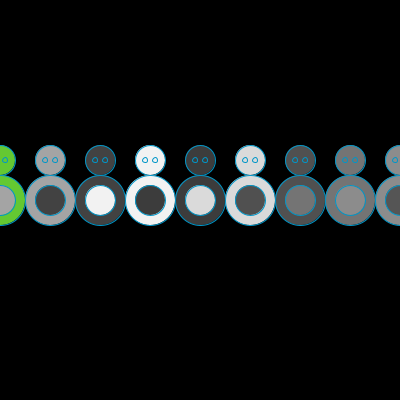
Frame 1 (no input)
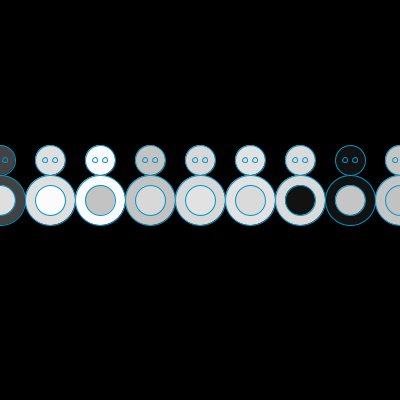
Frame 60 (the mouse pressed at the canvas centre just before this capture)
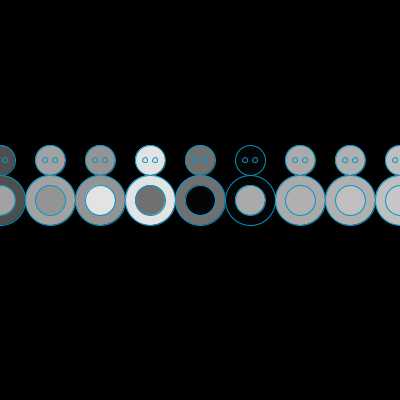
Frame 120 (the mouse held since frame 60 and released just before this capture)

The Processing sketch that drew these frames (run headless with seeded random() and noise(); from frame 60 on, the mouse is pressed at the canvas centre):

// Processing sketch: processing_139006
// ── processing_139006.pde

float[] a;

void setup() {
  size(400, 400);
  stroke(0, 150, 200);
  fill(100, 200, 50);

  a = new float[9];
  int i = 0;
  while ( i <= 8 ) {
    a[i] = 200;
    i = i + 1;
  }
}

void draw() {
  background(0);
  int i = 0;
  while ( i <= 8 ) {

    ellipse(i*50, a[i]-40, 30, 30); 
    ellipse(i*50-5, a[i]-40, 5, 5);
    ellipse(i*50+5, a[i]-40, 5, 5);
    ellipse(i*50, a[i], 50, 50);
    fill(random(0,255));
    ellipse(i*50, a[i], 30, 30);

    // compare the numbers in this if statement with the numbers in
    // the rect() command
    if ( mouseX > i*50 && mouseX < i*50+50 ) {
      a[i] = a[i] + random(-5, 5);
    }
    i = i + 1;
  }
}
